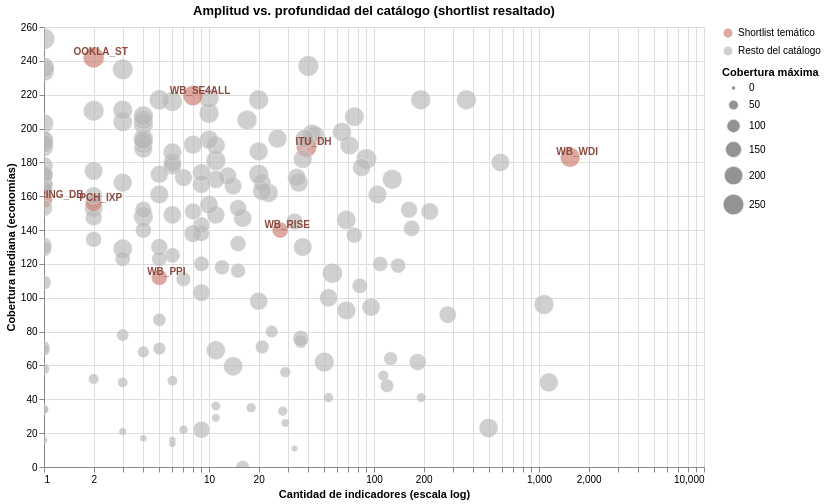

Write notebook code for a chart like this one.
### Markdown cell above
### 5.6 Scatter amplitud vs. profundidad

**Pregunta:** ¿las bases con más indicadores también cubren más economías?  
**Codificación:** `x = indicadores` (escala log), `y = cobertura mediana`, `tamaño = cobertura máxima`, color = pertenencia al shortlist temático.  
**Fuente:** metadatos de la API agrupados por `database_id`.

El shortlist son las 8 bases del recorte datacenter / conectividad / energía / infraestructura (`PEERING_DB`, `PCH_IXP`, `OOKLA_ST`, `ITU_DH`, `WB_WDI`, `WB_SE4ALL`, `WB_RISE`, `WB_PPI`).

**Lectura:** las bases del shortlist no son las más grandes, pero tienen coberturas altas; el tamaño no garantiza profundidad.

### Code cell
databases["grupo"] = databases["database_id"].map(
    lambda database_id: "Shortlist temático"
    if database_id in SHORTLIST
    else "Resto del catálogo"
)
databases["shortlist_role"] = databases["database_id"].map(SHORTLIST).fillna("")
shortlist_indicators = databases.loc[
    databases["database_id"].isin(SHORTLIST), "indicators"
].sum()
print(f"Shortlist: {len(SHORTLIST)} bases · {shortlist_indicators:,} indicadores")

base = (
    alt.Chart(databases)
    .mark_circle(opacity=0.65, stroke="white", strokeWidth=0.5)
    .encode(
        x=alt.X(
            "indicators:Q",
            title="Cantidad de indicadores (escala log)",
            scale=alt.Scale(type="log"),
        ),
        y=alt.Y("coverage_median:Q", title="Cobertura mediana (economías)"),
        size=alt.Size(
            "coverage_max:Q",
            title="Cobertura máxima",
            scale=alt.Scale(range=[20, 450]),
        ),
        color=alt.Color(
            "grupo:N",
            title=None,
            scale=alt.Scale(
                domain=["Shortlist temático", "Resto del catálogo"],
                range=[
                    GROUP_COLORS["Shortlist temático"],
                    GROUP_COLORS["Resto del catálogo"],
                ],
            ),
        ),
        tooltip=[
            alt.Tooltip("database_label:N", title="Base"),
            alt.Tooltip("database_id:N", title="Código"),
            alt.Tooltip("shortlist_role:N", title="Rol en el shortlist"),
            alt.Tooltip("indicators:Q", title="Indicadores", format=","),
            alt.Tooltip("coverage_median:Q", title="Cobertura mediana"),
            alt.Tooltip("coverage_max:Q", title="Cobertura máxima"),
        ],
    )
)

labels = (
    alt.Chart(databases[databases["database_id"].isin(SHORTLIST)])
    .mark_text(dx=7, dy=-5, fontSize=10, fontWeight="bold")
    .encode(
        x="indicators:Q",
        y="coverage_median:Q",
        text="database_id:N",
        color=alt.value(GROUP_TEXT_COLOR),
    )
)

(base + labels).properties(
    width=660, height=440, title="Amplitud vs. profundidad del catálogo (shortlist resaltado)"
).interactive()

### Figure 1 — Vega-Lite specification as saved in the notebook (floating-point values rounded to 4 significant figures; data arrays with more than 128 entries replaced by an {"elided": "..."} marker saying what was removed)
{"config": {"view": {"continuousWidth": 300, "continuousHeight": 300}}, "layer": [{"data": {"name": "data-225cb4746a139a2ff01c1799e0efe567"}, "mark": {"type": "circle", "opacity": 0.65, "stroke": "white", "strokeWidth": 0.5}, "encoding": {"color": {"field": "grupo", "scale": {"domain": ["Shortlist temático", "Resto del catálogo"], "range": ["#C97A6D", "#B7B7B7"]}, "title": null, "type": "nominal"}, "size": {"field": "coverage_max", "scale": {"range": [20, 450]}, "title": "Cobertura máxima", "type": "quantitative"}, "tooltip": [{"field": "database_label", "title": "Base", "type": "nominal"}, {"field": "database_id", "title": "Código", "type": "nominal"}, {"field": "shortlist_role", "title": "Rol en el shortlist", "type": "nominal"}, {"field": "indicators", "format": ",", "title": "Indicadores", "type": "quantitative"}, {"field": "coverage_median", "title": "Cobertura mediana", "type": "quantitative"}, {"field": "coverage_max", "title": "Cobertura máxima", "type": "quantitative"}], "x": {"field": "indicators", "scale": {"type": "log"}, "title": "Cantidad de indicadores (escala log)", "type": "quantitative"}, "y": {"field": "coverage_median", "title": "Cobertura mediana (economías)", "type": "quantitative"}}, "name": "view_e8817922f2efafe0_0"}, {"data": {"name": "data-d02b90484b632fc8a881a14abffad7d6"}, "mark": {"type": "text", "dx": 7, "dy": -5, "fontSize": 10, "fontWeight": "bold"}, "encoding": {"color": {"value": "#8C4A3F"}, "text": {"field": "database_id", "type": "nominal"}, "x": {"field": "indicators", "type": "quantitative"}, "y": {"field": "coverage_median", "type": "quantitative"}}}], "height": 440, "params": [{"name": "param_1e9efca18e7a2868", "select": {"type": "interval", "encodings": ["x", "y"]}, "bind": "scales", "views": ["view_e8817922f2efafe0_0"]}], "title": "Amplitud vs. profundidad del catálogo (shortlist resaltado)", "width": 660, "$schema": "https://vega.github.io/schema/vega-lite/v6.4.1.json", "datasets": {"data-225cb4746a139a2ff01c1799e0efe567": {"elided": "171 records"}, "data-d02b90484b632fc8a881a14abffad7d6": [{"database_id": "WB_WDI", "database_name": "World Development Indicators (WDI)", "indicators": 1545, "periodicities": "Annual:1464|Unknown:48|Five-Year Interval:12|Triennial:9|Every two years:5|Ad hoc [adhoc]:4|Biennial:3", "coverage_min": 0, "coverage_median": 183.0, "coverage_max": 217, "span_start": "1960-12-31", "span_end": "2025-12-31", "top_l1_topics": "Education:165 | Economic Policy:100 | Gender:35", "regions": "AFE|AFW|EAS|ECS|LCN|MEA|NAC|SAS|SSF", "database_label": "World Development Indicators (WDI)", "dominant_l1": "Education", "grupo": "Shortlist temático", "shortlist_role": "Internet / energía"}, {"database_id": "ITU_DH", "database_name": "ITU_DH", "indicators": 39, "periodicities": "Annual:39", "coverage_min": 32, "coverage_median": 189.0, "coverage_max": 230, "span_start": "2000-12-31", "span_end": "2025-12-31", "top_l1_topics": "Trade, Investment and Competitiveness:37 | Connectivity:32 | Digital Industry and Jobs:5", "regions": "", "database_label": "ITU DataHub", "dominant_l1": "Trade, Investment and Competitiveness", "grupo": "Shortlist temático", "shortlist_role": "Conectividad"}, {"database_id": "WB_RISE", "database_name": "WB_RISE", "indicators": 27, "periodicities": "Annual:27", "coverage_min": 56, "coverage_median": 140.0, "coverage_max": 140, "span_start": "2010-12-31", "span_end": "2023-12-31", "top_l1_topics": "Energy & Extractives:18 | Global Infrastructure Finance:1 | Urban, Resilience and Land:1", "regions": "", "database_label": "Regulatory Indicators for Sustainable Energy (RISE)", "dominant_l1": "Energy & Extractives", "grupo": "Shortlist temático", "shortlist_role": "Energía (política)"}, {"database_id": "WB_SE4ALL", "database_name": "WB_SE4ALL", "indicators": 8, "periodicities": "Annual:8", "coverage_min": 152, "coverage_median": 219.5, "coverage_max": 228, "span_start": "1990-12-31", "span_end": "2022-12-31", "top_l1_topics": "Energy & Extractives:8 | Global Infrastructure Finance:1 | Trade, Investment and Competitiveness:1", "regions": "", "database_label": "Sustainable Energy For All (SE4ALL)", "dominant_l1": "Energy & Extractives", "grupo": "Shortlist temático", "shortlist_role": "Energía"}, {"database_id": "WB_PPI", "database_name": "WB_PPI", "indicators": 5, "periodicities": "Annual:5", "coverage_min": 69, "coverage_median": 112.0, "coverage_max": 133, "span_start": "1990-12-31", "span_end": "2024-12-31", "top_l1_topics": "Global Infrastructure Finance:5", "regions": "", "database_label": "Private Participation in Infrastructure Database (PPI)", "dominant_l1": "Global Infrastructure Finance", "grupo": "Shortlist temático", "shortlist_role": "Inversión infra"}, {"database_id": "OOKLA_ST", "database_name": "OOKLA_ST", "indicators": 2, "periodicities": "Annual:2", "coverage_min": 240, "coverage_median": 242.0, "coverage_max": 244, "span_start": "2019-12-31", "span_end": "2024-12-31", "top_l1_topics": "", "regions": "", "database_label": "Speed Test", "dominant_l1": "Sin clasificar", "grupo": "Shortlist temático", "shortlist_role": "Velocidad"}, {"database_id": "PCH_IXP", "database_name": "PCH_IXP", "indicators": 2, "periodicities": "Annual:2", "coverage_min": 156, "coverage_median": 156.0, "coverage_max": 156, "span_start": "2024-12-31", "span_end": "2024-12-31", "top_l1_topics": "Data Infrastructure:2", "regions": "", "database_label": "Internet Exchange Directory", "dominant_l1": "Data Infrastructure", "grupo": "Shortlist temático", "shortlist_role": "IXPs"}, {"database_id": "PEERING_DB", "database_name": "PEERING_DB", "indicators": 1, "periodicities": "Annual:1", "coverage_min": 158, "coverage_median": 158.0, "coverage_max": 158, "span_start": "2023-12-31", "span_end": "2023-12-31", "top_l1_topics": "Artificial Intelligence:1 | Data Infrastructure:1", "regions": "", "database_label": "Interconnection Database, Number of Connected Data Centers", "dominant_l1": "Artificial Intelligence", "grupo": "Shortlist temático", "shortlist_role": "Datacenters"}]}}
